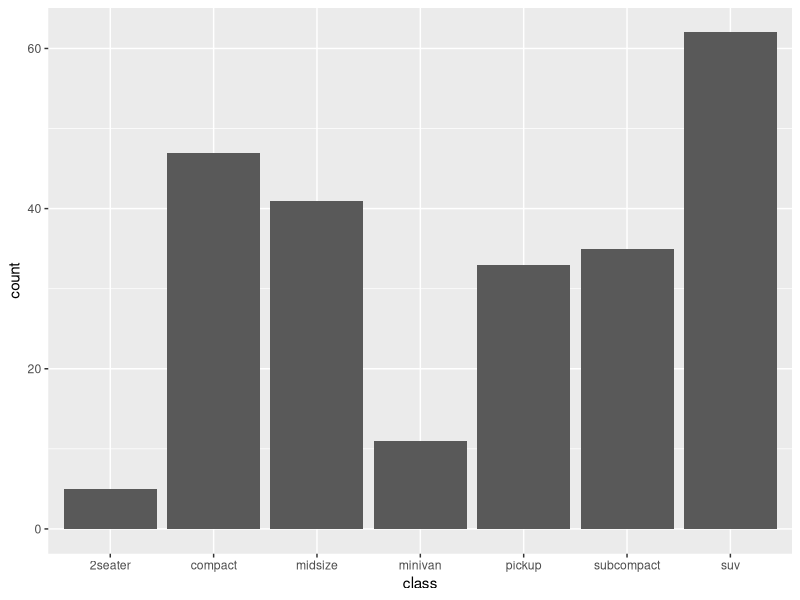
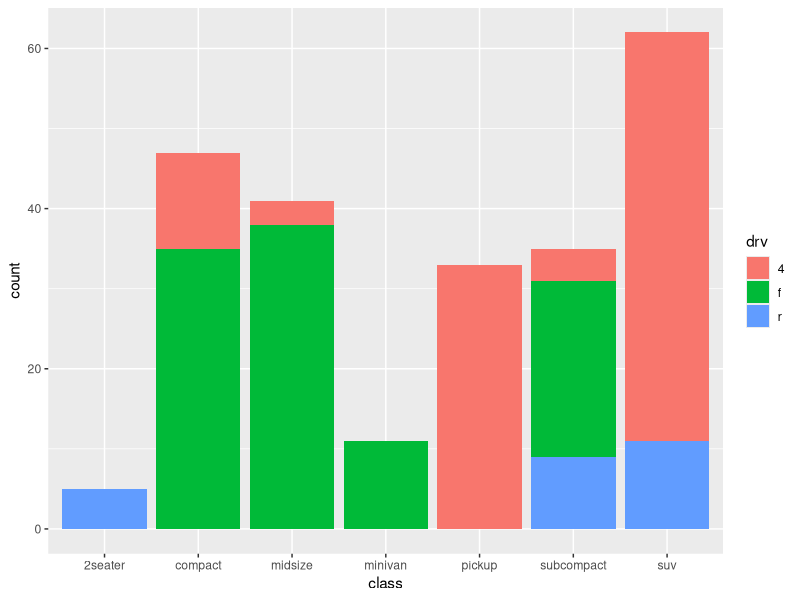
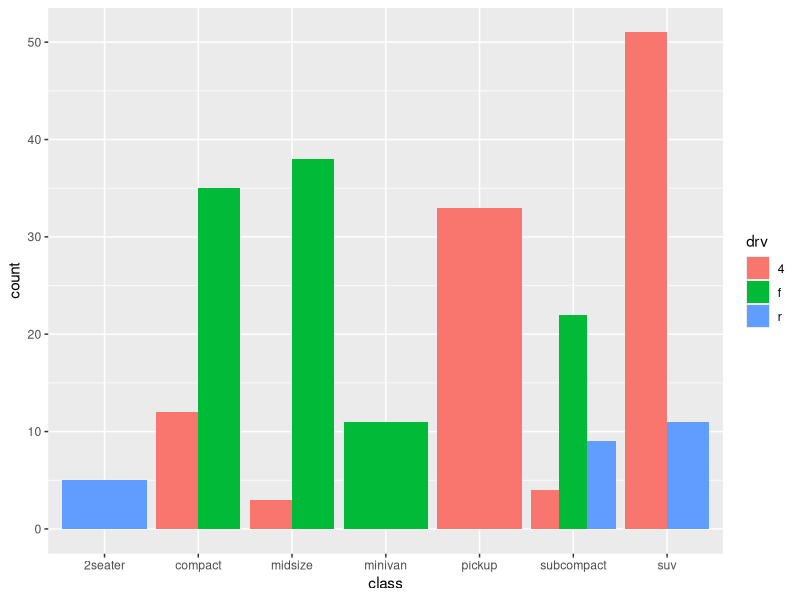
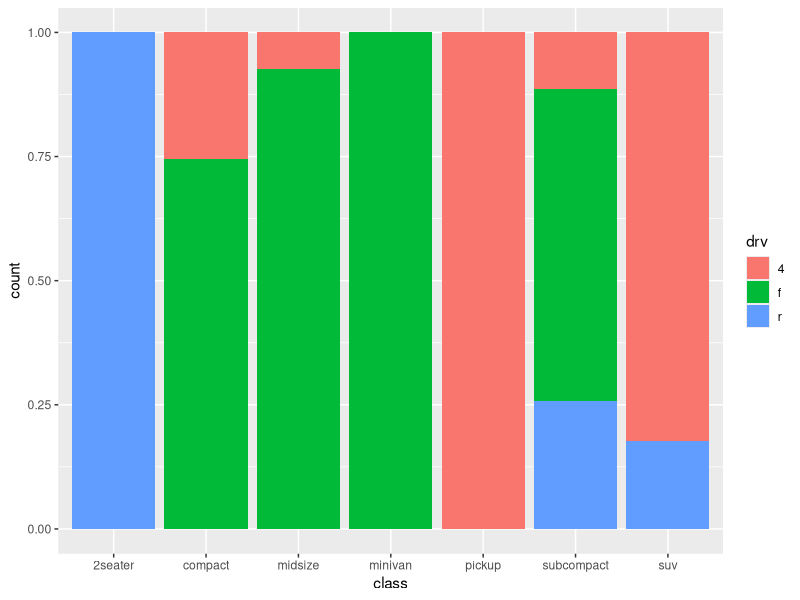

These charts were generated, in order, by the following R code:
# bar plots
# for categorical data on x-axis than continuous
# y-axis is count
library(ggplot2)
df <- mpg

pl <- ggplot(df, aes(x=class))

# Histogram has continuous data on x
# bar chart has categorical data on x
pl + geom_bar()

# color the bar based on other column's value

print(pl + geom_bar(aes(fill=drv)))

# Position adjustment is possible especially for bar chart
print(pl + geom_bar(aes(fill=drv),position= 'dodge'))
# dodge splits bar into different categories stacking separately


print(pl + geom_bar(aes(fill=drv),position= 'fill'))
# fill is showing percentages


